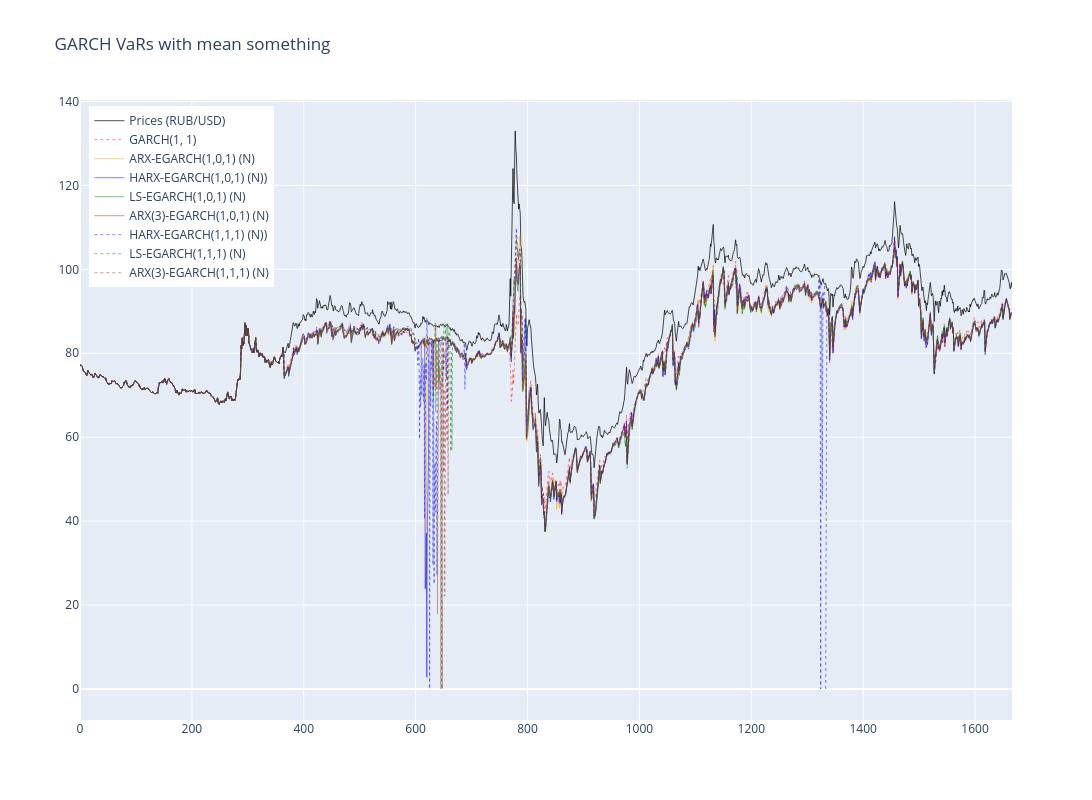

Here is the notebook cell this chart was saved with:
### Code cell
# Create figure
fig = go.Figure()

# Add the returns line (scaled)
fig.add_trace(go.Scatter(
    x=np.arange(len(prices_usd)),
    y= prices_usd,
    mode='lines',
    name='Prices (RUB/USD)',
    line=dict(color='black', width=1),
    opacity=0.7
))

# Add GARCH(1,1)
fig.add_trace(go.Scatter(
    x=np.arange(len(prices_usd)),
    y=turn_var_into_real_terms(_norm_vars, prices_usd),
    mode='lines',
    line=dict(color='red', width=0.5, dash='dot'),
    name='GARCH(1, 1)'
))

fig.add_trace(go.Scatter(
    x=np.arange(len(prices_usd)),
    y=turn_var_into_real_terms(_egarch_arx_vars, prices_usd),
    mode='lines',
    line=dict(color='orange', width=0.5),
    name='ARX-EGARCH(1,0,1) (N)'
))


fig.add_trace(go.Scatter(
    x=np.arange(len(prices_usd)),
    y=turn_var_into_real_terms(_egarch_harx_vars, prices_usd),
    mode='lines',
    line=dict(color='blue', width=0.5),
    name='HARX-EGARCH(1,0,1) (N))'
))

fig.add_trace(go.Scatter(
    x=np.arange(len(prices_usd)),
    y=turn_var_into_real_terms(_egarch_ls_vars, prices_usd),
    mode='lines',
    line=dict(color='green', width=0.5),
    name='LS-EGARCH(1,0,1) (N)'
))

fig.add_trace(go.Scatter(
    x=np.arange(len(prices_usd)),
    y=turn_var_into_real_terms(_egarch_arx_3_vars, prices_usd),
    mode='lines',
    line=dict(color='brown', width=0.5),
    name='ARX(3)-EGARCH(1,0,1) (N)'
))

fig.add_trace(go.Scatter(
    x=np.arange(len(prices_usd)),
    y=turn_var_into_real_terms(_egarcho1_harx_vars, prices_usd),
    mode='lines',
    line=dict(color='blue', width=0.5, dash='dot'),
    name='HARX-EGARCH(1,1,1) (N))'
))

fig.add_trace(go.Scatter(
    x=np.arange(len(prices_usd)),
    y=turn_var_into_real_terms(_egarcho1_ls_vars, prices_usd),
    mode='lines',
    line=dict(color='green', width=0.5, dash='dot'),
    name='LS-EGARCH(1,1,1) (N)'
))

fig.add_trace(go.Scatter(
    x=np.arange(len(prices_usd)),
    y=turn_var_into_real_terms(_egarcho1_arx_3_vars, prices_usd),
    mode='lines',
    line=dict(color='brown', width=0.5, dash='dot'),
    name='ARX(3)-EGARCH(1,1,1) (N)'
))

# Update layout
fig.update_layout(
    title=f'GARCH VaRs with mean something',
    width=1200,
    height=800,
    hovermode='x unified',
    legend=dict(
        yanchor="top",
        y=0.99,
        xanchor="left",
        x=0.01
    )
)

fig.show()

### Figure 1 — Plotly figure (JSON) as saved in the notebook; plotly's stock layout.template omitted (floating-point values rounded to 4 significant figures; data arrays with more than 128 entries replaced by an {"elided": "..."} marker saying what was removed)
{"data": [{"line": {"color": "black", "width": 1}, "mode": "lines", "name": "Prices (RUB/USD)", "opacity": 0.7, "type": "scatter", "x": {"elided": "1667 int values"}, "y": {"elided": "1667 float values"}}, {"line": {"color": "red", "dash": "dot", "width": 0.5}, "mode": "lines", "name": "GARCH(1, 1)", "type": "scatter", "x": {"elided": "1667 int values"}, "y": {"elided": "1666 float values"}}, {"line": {"color": "orange", "width": 0.5}, "mode": "lines", "name": "ARX-EGARCH(1,0,1) (N)", "type": "scatter", "x": {"elided": "1667 int values"}, "y": {"elided": "1666 float values"}}, {"line": {"color": "blue", "width": 0.5}, "mode": "lines", "name": "HARX-EGARCH(1,0,1) (N))", "type": "scatter", "x": {"elided": "1667 int values"}, "y": {"elided": "1666 float values"}}, {"line": {"color": "green", "width": 0.5}, "mode": "lines", "name": "LS-EGARCH(1,0,1) (N)", "type": "scatter", "x": {"elided": "1667 int values"}, "y": {"elided": "1666 float values"}}, {"line": {"color": "brown", "width": 0.5}, "mode": "lines", "name": "ARX(3)-EGARCH(1,0,1) (N)", "type": "scatter", "x": {"elided": "1667 int values"}, "y": {"elided": "1666 float values"}}, {"line": {"color": "blue", "dash": "dot", "width": 0.5}, "mode": "lines", "name": "HARX-EGARCH(1,1,1) (N))", "type": "scatter", "x": {"elided": "1667 int values"}, "y": {"elided": "1666 float values"}}, {"line": {"color": "green", "dash": "dot", "width": 0.5}, "mode": "lines", "name": "LS-EGARCH(1,1,1) (N)", "type": "scatter", "x": {"elided": "1667 int values"}, "y": {"elided": "1666 float values"}}, {"line": {"color": "brown", "dash": "dot", "width": 0.5}, "mode": "lines", "name": "ARX(3)-EGARCH(1,1,1) (N)", "type": "scatter", "x": {"elided": "1667 int values"}, "y": {"elided": "1666 float values"}}], "layout": {"height": 800, "hovermode": "x unified", "legend": {"x": 0.01, "xanchor": "left", "y": 0.99, "yanchor": "top"}, "title": {"text": "GARCH VaRs with mean something"}, "width": 1200}}
